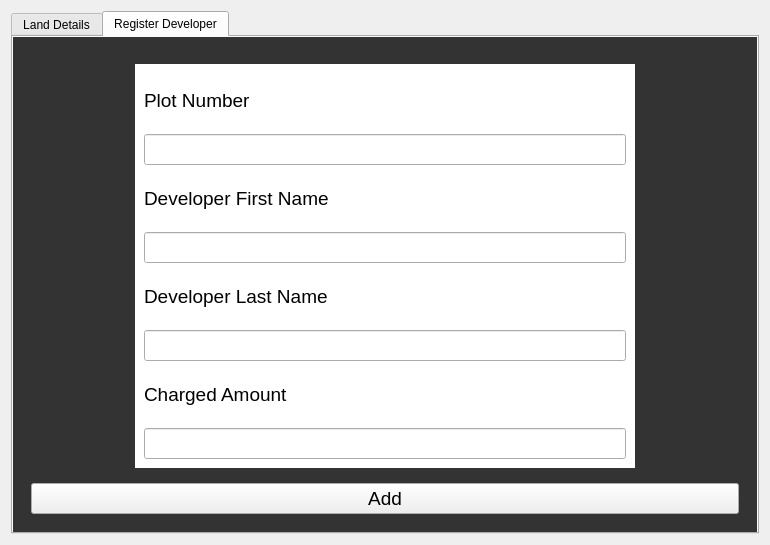
<?xml version="1.0" encoding="UTF-8"?>
<ui version="4.0">
 <class>ZombaDialogBase</class>
 <widget class="QDialog" name="ZombaDialogBase">
  <property name="geometry">
   <rect>
    <x>0</x>
    <y>0</y>
    <width>770</width>
    <height>545</height>
   </rect>
  </property>
  <property name="windowTitle">
   <string>Zomba_LMS</string>
  </property>
  <layout class="QVBoxLayout" name="verticalLayout">
   <item>
    <widget class="QTabWidget" name="tabWidget">
     <property name="styleSheet">
      <string notr="true">QWidget#tabWidgetPage1{
		background: #333333;
		color: #ffffff;
}
QWidget#tab{
		background: #333333;
		color: #ffffff;
}</string>
     </property>
     <property name="currentIndex">
      <number>1</number>
     </property>
     <widget class="QWidget" name="tabWidgetPage1">
      <attribute name="title">
       <string>Land Details</string>
      </attribute>
      <layout class="QHBoxLayout" name="horizontalLayout">
       <item>
        <widget class="QWidget" name="widget_3" native="true">
         <property name="maximumSize">
          <size>
           <width>250</width>
           <height>16777215</height>
          </size>
         </property>
         <property name="styleSheet">
          <string notr="true">QWidget#widget_3{
		background: #333333;
		color: #ffffff;
}</string>
         </property>
         <layout class="QVBoxLayout" name="verticalLayout_2">
          <item>
           <widget class="QWidget" name="widget_4" native="true">
            <property name="maximumSize">
             <size>
              <width>16777215</width>
              <height>70</height>
             </size>
            </property>
            <layout class="QHBoxLayout" name="horizontalLayout_2">
             <item>
              <widget class="QLineEdit" name="filterList">
               <property name="font">
                <font>
                 <pointsize>12</pointsize>
                </font>
               </property>
              </widget>
             </item>
             <item>
              <widget class="QLabel" name="label">
               <property name="font">
                <font>
                 <pointsize>12</pointsize>
                </font>
               </property>
               <property name="styleSheet">
                <string notr="true">QLabel#label{
		background: transparent;
		color: #ffffff;
}</string>
               </property>
               <property name="text">
                <string>Search</string>
               </property>
              </widget>
             </item>
            </layout>
           </widget>
          </item>
          <item>
           <widget class="QLabel" name="label_3">
            <property name="font">
             <font>
              <pointsize>14</pointsize>
             </font>
            </property>
            <property name="styleSheet">
             <string notr="true">QLabel#label_3{
		background: transparent;
		color: #ffffff;
}</string>
            </property>
            <property name="text">
             <string>Available Airports</string>
            </property>
            <property name="alignment">
             <set>Qt::AlignCenter</set>
            </property>
           </widget>
          </item>
          <item>
           <widget class="QListWidget" name="mainLeftList">
            <property name="minimumSize">
             <size>
              <width>200</width>
              <height>0</height>
             </size>
            </property>
            <property name="font">
             <font>
              <pointsize>12</pointsize>
             </font>
            </property>
            <property name="styleSheet">
             <string notr="true">QListWidget#mainLeftList{
		background: transparent;
		color: #ffffff;
		border:none;
}</string>
            </property>
           </widget>
          </item>
          <item>
           <widget class="QPushButton" name="viewDetailsBtn">
            <property name="text">
             <string>View Details</string>
            </property>
           </widget>
          </item>
         </layout>
        </widget>
       </item>
       <item>
        <widget class="QWidget" name="featureLabels" native="true">
         <property name="styleSheet">
          <string notr="true">QWidget#featureLabels{
		background: #ffffff;
		color: #000000;
}</string>
         </property>
         <layout class="QVBoxLayout" name="verticalLayout_3">
          <item>
           <widget class="QLabel" name="selectedFeature">
            <property name="maximumSize">
             <size>
              <width>16777215</width>
              <height>40</height>
             </size>
            </property>
            <property name="font">
             <font>
              <pointsize>15</pointsize>
             </font>
            </property>
            <property name="text">
             <string>Selected Airport</string>
            </property>
            <property name="alignment">
             <set>Qt::AlignCenter</set>
            </property>
           </widget>
          </item>
          <item>
           <widget class="QWidget" name="widget_5" native="true">
            <layout class="QVBoxLayout" name="verticalLayout_4">
             <item>
              <widget class="QLabel" name="label_4">
               <property name="font">
                <font>
                 <pointsize>11</pointsize>
                </font>
               </property>
               <property name="text">
                <string>See more about this airpot on Wikipedia by visiting this link</string>
               </property>
              </widget>
             </item>
             <item>
              <widget class="QLabel" name="wikipedia">
               <property name="font">
                <font>
                 <pointsize>11</pointsize>
                </font>
               </property>
               <property name="styleSheet">
                <string notr="true">text-align:right;</string>
               </property>
               <property name="text">
                <string/>
               </property>
               <property name="alignment">
                <set>Qt::AlignRight|Qt::AlignTrailing|Qt::AlignVCenter</set>
               </property>
              </widget>
             </item>
             <item>
              <widget class="QLabel" name="label_2">
               <property name="font">
                <font>
                 <pointsize>11</pointsize>
                </font>
               </property>
               <property name="text">
                <string>GPS Code</string>
               </property>
              </widget>
             </item>
             <item>
              <widget class="QLabel" name="gps_code">
               <property name="font">
                <font>
                 <pointsize>11</pointsize>
                </font>
               </property>
               <property name="text">
                <string/>
               </property>
               <property name="alignment">
                <set>Qt::AlignRight|Qt::AlignTrailing|Qt::AlignVCenter</set>
               </property>
              </widget>
             </item>
             <item>
              <widget class="QLabel" name="label_5">
               <property name="font">
                <font>
                 <pointsize>11</pointsize>
                </font>
               </property>
               <property name="text">
                <string>English name</string>
               </property>
              </widget>
             </item>
             <item>
              <widget class="QLabel" name="name_en">
               <property name="font">
                <font>
                 <pointsize>11</pointsize>
                </font>
               </property>
               <property name="text">
                <string/>
               </property>
               <property name="alignment">
                <set>Qt::AlignRight|Qt::AlignTrailing|Qt::AlignVCenter</set>
               </property>
              </widget>
             </item>
             <item>
              <widget class="QLabel" name="label_7">
               <property name="font">
                <font>
                 <pointsize>11</pointsize>
                </font>
               </property>
               <property name="text">
                <string>Spanish name</string>
               </property>
              </widget>
             </item>
             <item>
              <widget class="QLabel" name="name_es">
               <property name="font">
                <font>
                 <pointsize>11</pointsize>
                </font>
               </property>
               <property name="text">
                <string/>
               </property>
               <property name="alignment">
                <set>Qt::AlignRight|Qt::AlignTrailing|Qt::AlignVCenter</set>
               </property>
              </widget>
             </item>
             <item>
              <widget class="QLabel" name="label_9">
               <property name="font">
                <font>
                 <pointsize>11</pointsize>
                </font>
               </property>
               <property name="text">
                <string>Port Geometry</string>
               </property>
              </widget>
             </item>
             <item>
              <widget class="QTextEdit" name="geom">
               <property name="maximumSize">
                <size>
                 <width>16777215</width>
                 <height>80</height>
                </size>
               </property>
               <property name="font">
                <font>
                 <pointsize>11</pointsize>
                </font>
               </property>
               <property name="styleSheet">
                <string notr="true">QTextEdit#geom{
	background:transparent
}</string>
               </property>
              </widget>
             </item>
            </layout>
           </widget>
          </item>
         </layout>
        </widget>
       </item>
      </layout>
     </widget>
     <widget class="QWidget" name="tab">
      <attribute name="title">
       <string>Register Developer</string>
      </attribute>
      <layout class="QGridLayout" name="gridLayout">
       <item row="0" column="0">
        <widget class="QWidget" name="widget" native="true">
         <layout class="QVBoxLayout" name="verticalLayout_5">
          <item>
           <widget class="QWidget" name="chart" native="true">
            <property name="font">
             <font>
              <pointsize>14</pointsize>
             </font>
            </property>
            <layout class="QHBoxLayout" name="horizontalLayout_3">
             <item>
              <spacer name="horizontalSpacer">
               <property name="orientation">
                <enum>Qt::Horizontal</enum>
               </property>
               <property name="sizeHint" stdset="0">
                <size>
                 <width>40</width>
                 <height>20</height>
                </size>
               </property>
              </spacer>
             </item>
             <item>
              <widget class="QWidget" name="widget_2" native="true">
               <property name="minimumSize">
                <size>
                 <width>500</width>
                 <height>0</height>
                </size>
               </property>
               <property name="styleSheet">
                <string notr="true">QWidget#widget_2{
		background: #ffffff;
		color: #333333;
		border: none;
		padding:120px
}</string>
               </property>
               <layout class="QVBoxLayout" name="verticalLayout_6">
                <item>
                 <widget class="QLabel" name="label_10">
                  <property name="font">
                   <font>
                    <pointsize>14</pointsize>
                   </font>
                  </property>
                  <property name="styleSheet">
                   <string notr="true"/>
                  </property>
                  <property name="text">
                   <string>Plot Number</string>
                  </property>
                 </widget>
                </item>
                <item>
                 <widget class="QLineEdit" name="pn">
                  <property name="font">
                   <font>
                    <pointsize>14</pointsize>
                   </font>
                  </property>
                 </widget>
                </item>
                <item>
                 <widget class="QLabel" name="label_8">
                  <property name="font">
                   <font>
                    <pointsize>14</pointsize>
                   </font>
                  </property>
                  <property name="text">
                   <string>Developer First Name</string>
                  </property>
                 </widget>
                </item>
                <item>
                 <widget class="QLineEdit" name="fname">
                  <property name="font">
                   <font>
                    <pointsize>14</pointsize>
                   </font>
                  </property>
                 </widget>
                </item>
                <item>
                 <widget class="QLabel" name="label_6">
                  <property name="font">
                   <font>
                    <pointsize>14</pointsize>
                   </font>
                  </property>
                  <property name="text">
                   <string>Developer Last Name</string>
                  </property>
                 </widget>
                </item>
                <item>
                 <widget class="QLineEdit" name="lname">
                  <property name="font">
                   <font>
                    <pointsize>14</pointsize>
                   </font>
                  </property>
                 </widget>
                </item>
                <item>
                 <widget class="QLabel" name="label_11">
                  <property name="font">
                   <font>
                    <pointsize>14</pointsize>
                   </font>
                  </property>
                  <property name="text">
                   <string>Charged Amount</string>
                  </property>
                 </widget>
                </item>
                <item>
                 <widget class="QLineEdit" name="amount">
                  <property name="font">
                   <font>
                    <pointsize>14</pointsize>
                   </font>
                  </property>
                 </widget>
                </item>
               </layout>
              </widget>
             </item>
             <item>
              <spacer name="horizontalSpacer_2">
               <property name="orientation">
                <enum>Qt::Horizontal</enum>
               </property>
               <property name="sizeHint" stdset="0">
                <size>
                 <width>40</width>
                 <height>20</height>
                </size>
               </property>
              </spacer>
             </item>
            </layout>
           </widget>
          </item>
          <item>
           <widget class="QPushButton" name="add_btn">
            <property name="font">
             <font>
              <pointsize>14</pointsize>
             </font>
            </property>
            <property name="text">
             <string>Add</string>
            </property>
           </widget>
          </item>
         </layout>
        </widget>
       </item>
      </layout>
     </widget>
    </widget>
   </item>
  </layout>
 </widget>
 <resources/>
 <connections/>
</ui>
